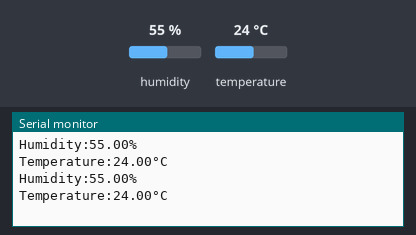
Recording of a sketch running on a simulated ESP32. Shown: the last lines printed to the serial monitor. The test bench sets the inputs (shaded band); at power-on: humidity 55 %, temperature 24 °C.

Above: at 4.8 s.
4.9 s: humidity set to 22 %
At 6.7 s:
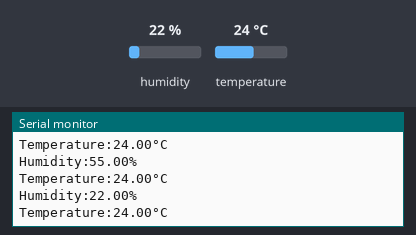
7.9 s: temperature set to 12 °C
At 8.4 s:
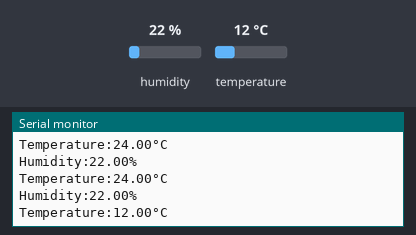
10.9 s: humidity set to 40 %
At 13.1 s:
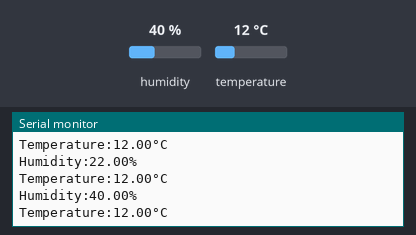
Timing chart, 0 to 14.6 s (numbered marks = the images above; inputs shaded):
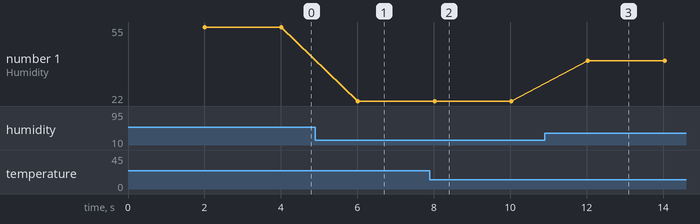

The sketch:

transmitter.ino
```cpp
#include <DHT.h>
#include <stdio.h>
#include <Arduino.h>
#include <string.h>
#include "SoftwareSerial.h"
#define RXp2 16  //choose UART2 chanel to connect with xbee
#define TXp2 17
#define DHTPIN 21  //sensor pin
#define DHTTYPE DHT22  // sensor type

DHT dht(DHTPIN, DHTTYPE);

union{
  float Data4bytes;
  struct{
    char byte1;
    char byte2;
    char byte3;
    char byte4;
  }Byte;
}Data; // create a union of structures


void setup()
{
  Serial.begin(115200);
  Serial2.begin(9600, SERIAL_8N1, RXp2, TXp2);
  dht.begin();
}

void loop()
{
  delay(2000);
  //reading data
  float h = dht.readHumidity();
  float t = dht.readTemperature();

  // Check if any reads failed and exit early (to try again).
  if (isnan(h) || isnan(t)) {
   Serial.println("Failed to read from DHT sensor!");
    return;
  }

  //trans Humidity
  Data.Data4bytes = h;
  Serial2.write(Data.Byte.byte1); //send 4 bits each time
  Serial2.write(Data.Byte.byte2);
  Serial2.write(Data.Byte.byte3);
  Serial2.write(Data.Byte.byte4);
  Serial.print("Humidity:");      //print for checking results on laptop
  Serial.print(h);
  Serial.println(F("%"));

  //trans Temp
  Data.Data4bytes = t;
  Serial2.write(Data.Byte.byte1);
  Serial2.write(Data.Byte.byte2);
  Serial2.write(Data.Byte.byte3);
  Serial2.write(Data.Byte.byte4);
  Serial.print("Temperature:");
  Serial.print(t);
  Serial.println(F("°C "));
}
```

Measured:
- after the input at 4.9 s, the serial monitor: prints a new line after 1.1 s (image 1)
- after the input at 7.9 s, the serial monitor: prints a new line after 0.12 s (image 2)
- after the input at 10.9 s, the serial monitor: prints a new line after 1.1 s (image 3)
- plotted number 1: 55 → 22 after the input at 4.9 s, 22 → 40 after the input at 10.9 s
